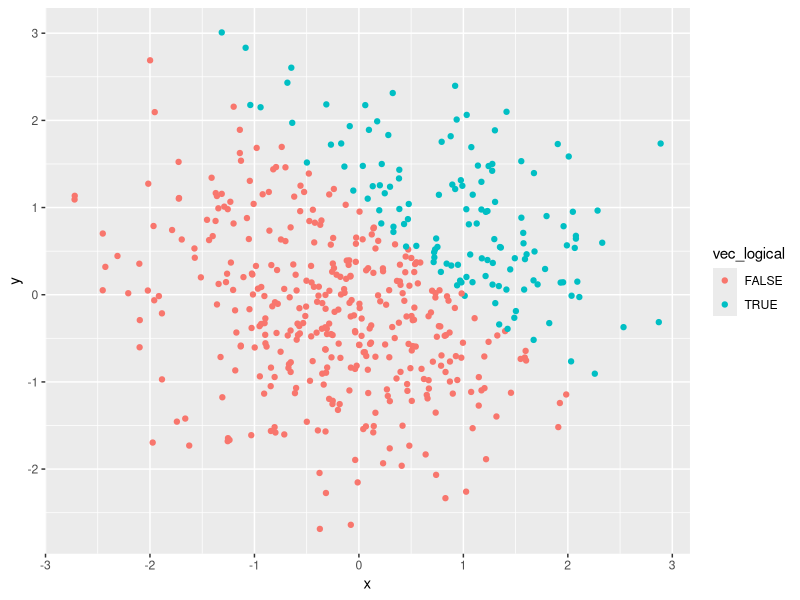
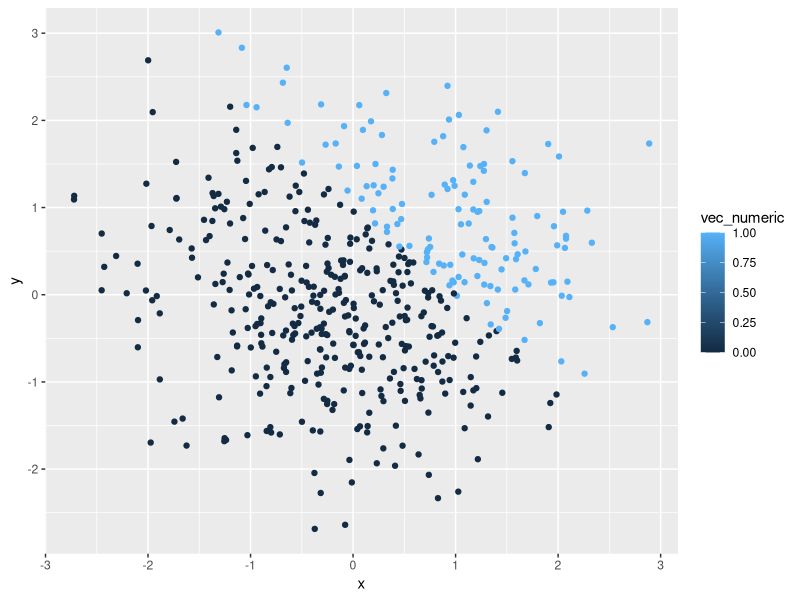
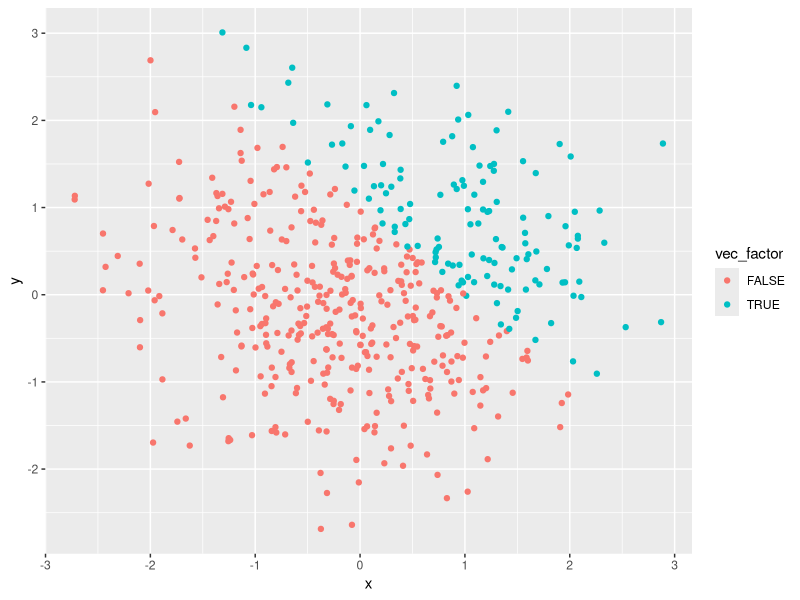
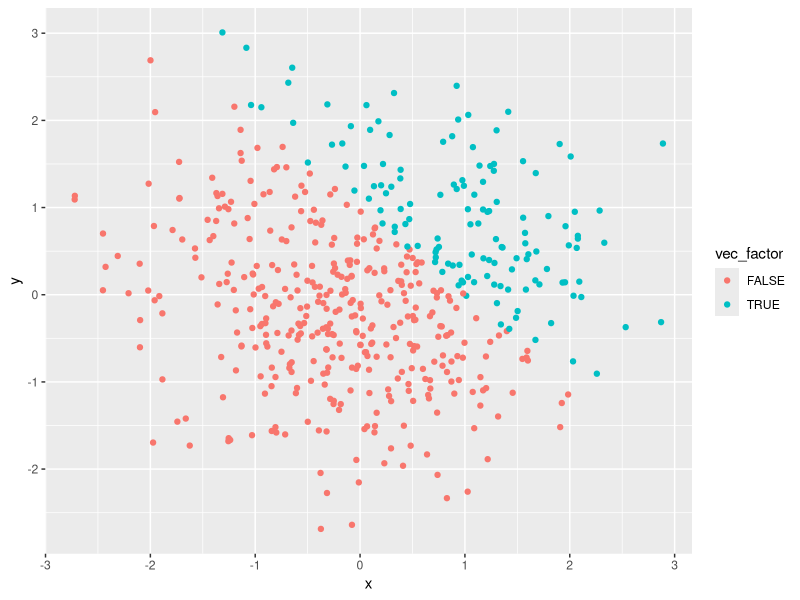

The R script that drew these images, in order:
## ---- chunk 1
library(tidyverse)
set.seed(1)
hw1_df = tibble(
sample = rnorm(8),
vec_logical = c(sample > 0),
vec_char = c(length = 8),
vec_factor = factor(c(length = 8)), levels = c(3),

mean(sample),
mean(vec_logical),
mean(vec_char),
mean(vec_factor),
)
## ---- chunk 2
as.numeric(pull(hw1_df, vec_logical)) * sample(pull(hw1_df, sample))
as.factor(pull(hw1_df, vec_logical)) * sample(pull(hw1_df, sample))
as.numeric(as.factor(pull(hw1_df, vec_logical))) * sample(pull(hw1_df, sample))
## ---- chunk 3
set.seed(2)
plot_df = tibble(
  x = rnorm(500),
  y = rnorm(500),
  vec_logical = c(x + y > 1),
  vec_numeric = as.numeric(vec_logical), 
  vec_factor = as.factor(vec_logical)
)
## ---- chunk 4
ggplot(plot_df, aes(x = x, y = y, color = vec_logical)) + geom_point()
ggplot(plot_df, aes(x = x, y = y, color = vec_numeric)) + geom_point()
ggplot(plot_df, aes(x = x, y = y, color = vec_factor)) + geom_point()
ggsave("scatter_plot.pdf")
